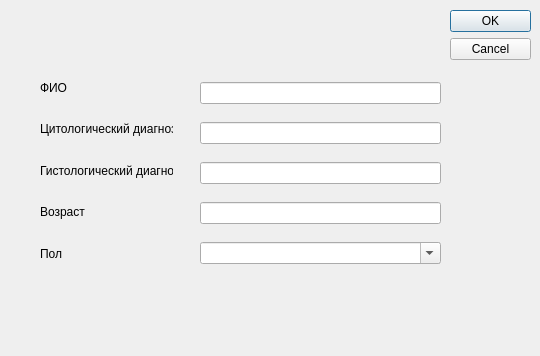
<?xml version="1.0" encoding="UTF-8"?>
<ui version="4.0">
 <class>PatientInputForm</class>
 <widget class="QDialog" name="PatientInputForm">
  <property name="geometry">
   <rect>
    <x>0</x>
    <y>0</y>
    <width>540</width>
    <height>356</height>
   </rect>
  </property>
  <property name="windowTitle">
   <string>Dialog</string>
  </property>
  <widget class="QDialogButtonBox" name="buttonBox">
   <property name="geometry">
    <rect>
     <x>450</x>
     <y>10</y>
     <width>81</width>
     <height>621</height>
    </rect>
   </property>
   <property name="orientation">
    <enum>Qt::Vertical</enum>
   </property>
   <property name="standardButtons">
    <set>QDialogButtonBox::Cancel|QDialogButtonBox::Ok</set>
   </property>
  </widget>
  <widget class="QWidget" name="">
   <property name="geometry">
    <rect>
     <x>200</x>
     <y>70</y>
     <width>241</width>
     <height>211</height>
    </rect>
   </property>
   <layout class="QVBoxLayout" name="verticalLayout">
    <item>
     <widget class="QLineEdit" name="lineEdit"/>
    </item>
    <item>
     <widget class="QLineEdit" name="lineEdit_2"/>
    </item>
    <item>
     <widget class="QLineEdit" name="lineEdit_3"/>
    </item>
    <item>
     <widget class="QLineEdit" name="lineEdit_4"/>
    </item>
    <item>
     <widget class="QComboBox" name="comboBox">
      <property name="editable">
       <bool>true</bool>
      </property>
      <property name="currentText">
       <string>Пол</string>
      </property>
      <property name="currentIndex">
       <number>-1</number>
      </property>
      <property name="maxVisibleItems">
       <number>2</number>
      </property>
      <property name="maxCount">
       <number>2</number>
      </property>
     </widget>
    </item>
   </layout>
  </widget>
  <widget class="QWidget" name="">
   <property name="geometry">
    <rect>
     <x>40</x>
     <y>70</y>
     <width>133</width>
     <height>201</height>
    </rect>
   </property>
   <layout class="QVBoxLayout" name="verticalLayout_2">
    <item>
     <widget class="QLabel" name="label">
      <property name="text">
       <string>ФИО</string>
      </property>
     </widget>
    </item>
    <item>
     <widget class="QLabel" name="label_2">
      <property name="text">
       <string>Цитологический диагноз</string>
      </property>
     </widget>
    </item>
    <item>
     <widget class="QLabel" name="label_3">
      <property name="text">
       <string>Гистологический диагноз</string>
      </property>
     </widget>
    </item>
    <item>
     <widget class="QLabel" name="label_4">
      <property name="text">
       <string>Возраст</string>
      </property>
     </widget>
    </item>
    <item>
     <widget class="QLabel" name="label_5">
      <property name="text">
       <string>Пол</string>
      </property>
     </widget>
    </item>
   </layout>
  </widget>
 </widget>
 <resources/>
 <connections>
  <connection>
   <sender>buttonBox</sender>
   <signal>accepted()</signal>
   <receiver>PatientInputForm</receiver>
   <slot>accept()</slot>
   <hints>
    <hint type="sourcelabel">
     <x>248</x>
     <y>254</y>
    </hint>
    <hint type="destinationlabel">
     <x>157</x>
     <y>274</y>
    </hint>
   </hints>
  </connection>
  <connection>
   <sender>buttonBox</sender>
   <signal>rejected()</signal>
   <receiver>PatientInputForm</receiver>
   <slot>reject()</slot>
   <hints>
    <hint type="sourcelabel">
     <x>316</x>
     <y>260</y>
    </hint>
    <hint type="destinationlabel">
     <x>286</x>
     <y>274</y>
    </hint>
   </hints>
  </connection>
 </connections>
</ui>
